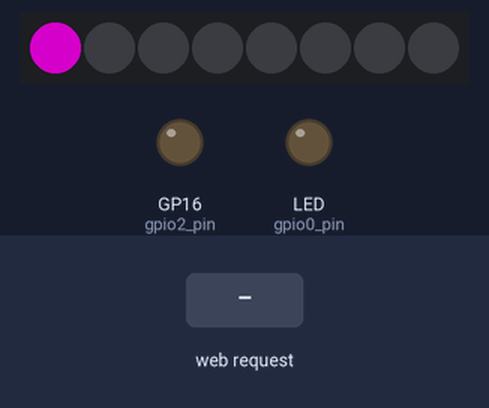
This sketch was run on a simulated Raspberry Pi Pico W. Parts: 8 RGB LEDs in strip order, left to right, output pins drawn as LEDs (lit = HIGH). Inputs (shaded band) come from the test bench. Dim RGB values are drawn brighter than linear; WiFi joins after 1.5 s; servers stay silent unless stated; what the sketch prints to the serial monitor is not drawn.

Above: at 3.7 s.
3.8 s: HTTP request GET /socket1Off received
At 3.85 s:
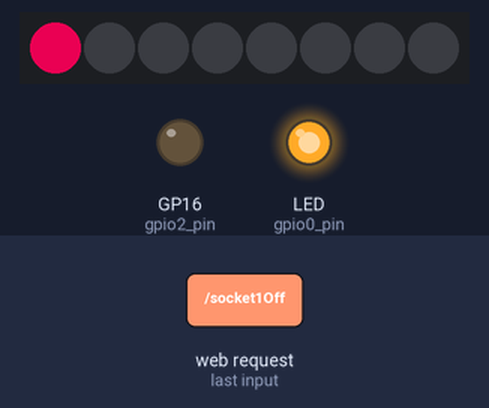
At 4.46 s:
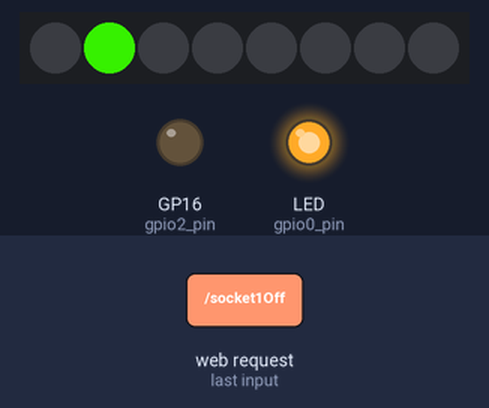
6.4 s: HTTP request GET /socket2Off received
At 6.57 s:
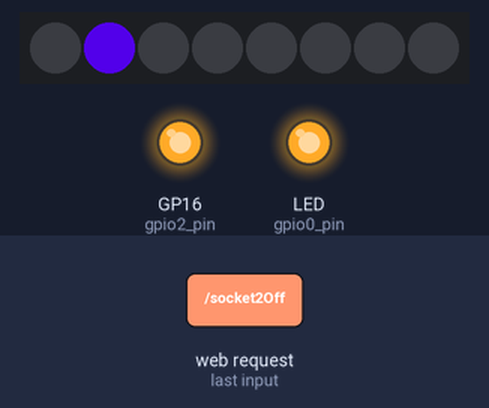
Timing chart, 0 to 35.4 s (numbered marks = the images above; inputs shaded):
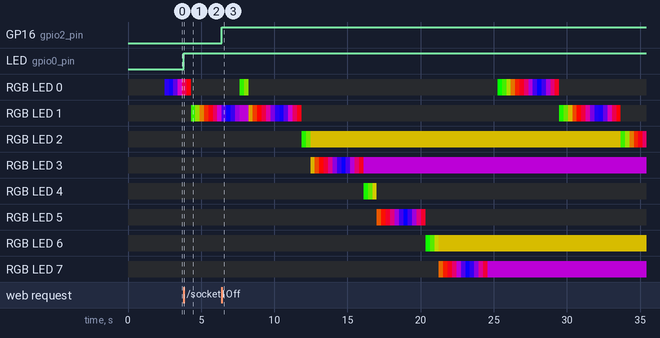

The sketch:

Neo_esp_A4.ino
```cpp
#include <ESP8266WiFi.h>
#include <WiFiClient.h>
#include <ESP8266WebServer.h>
#include <ESP8266mDNS.h>
#include <Adafruit_NeoPixel.h>
MDNSResponder mdns;

#define DELAY 5       // 20ms internal delay; increase for slower fades
#define PIN            12

// How many NeoPixels are attached to the Arduino?
#define NUMPIXELS      8
const int analogPin = A0;   // the pin that the potentiometer is attached to
const int ledCount = 6;    // the number of LEDs in the bar graph
int range;
int ledPins[] = {0,1,2,3,4,5,6,7};   // an array of pin numbers to which LEDs are attached
Adafruit_NeoPixel pixels = Adafruit_NeoPixel(NUMPIXELS, PIN, NEO_GRB + NEO_KHZ800);
int j;
// Replace with your network credentials
const char* ssid = "lucky";
const char* password = "laxmish53";

ESP8266WebServer server(80);

String webPage = "";

int gpio0_pin = LED_BUILTIN;
int gpio2_pin = 16;

void setup(void){

  webPage += "<h1>ESP8266 Web Server</h1><p>Socket #1 <a href=\"socket1On\"><button>ON</button></a>&nbsp;<a href=\"socket1Off\"><button>OFF</button></a></p>";
  webPage += "<p>Socket #2 <a href=\"socket2On\"><button>ON</button></a>&nbsp;<a href=\"socket2Off\"><button>OFF</button></a></p>";

  // preparing GPIOs
  pinMode(gpio0_pin, OUTPUT);
  digitalWrite(gpio0_pin, LOW);
  pinMode(gpio2_pin, OUTPUT);
  digitalWrite(gpio2_pin, LOW);

  delay(1000);
  Serial.begin(115200);
  WiFi.begin(ssid, password);
  Serial.println("");

  // Wait for connection
  while (WiFi.status() != WL_CONNECTED) {
    delay(500);
    Serial.print(".");
  }
  Serial.println("");
  Serial.print("Connected to ");
  Serial.println(ssid);
  Serial.print("IP address: ");
  Serial.println(WiFi.localIP());

  if (mdns.begin("esp8266", WiFi.localIP())) {
    Serial.println("MDNS responder started");
  }

  server.on("/", [](){
    server.send(200, "text/html", webPage);
  });
  server.on("/socket1On", [](){
    server.send(200, "text/html", webPage);
    digitalWrite(gpio0_pin, LOW);
    delay(1000);
  });
  server.on("/socket1Off", [](){
    server.send(200, "text/html", webPage);
    digitalWrite(gpio0_pin, HIGH);
    delay(1000);
  });
  server.on("/socket2On", [](){
    server.send(200, "text/html", webPage);
    digitalWrite(gpio2_pin, LOW);
    delay(1000);
  });
  server.on("/socket2Off", [](){
    server.send(200, "text/html", webPage);
    digitalWrite(gpio2_pin, HIGH);
    delay(1000);
    loop1();
  });
  server.begin();
  Serial.println("HTTP server started");
  pixels.begin(); // This initializes the NeoPixel library.
}

void loop(void){
  server.handleClient();
}
void loop1(){
  pixels.setPixelColor(j, pixels.Color(0,0,0));
      pixels.show();
for (j=0;j<NUMPIXELS;j++){

  // fade from green to red
  for(int i=0; i<255; i++) {
     pixels.setPixelColor(j, pixels.Color(i,255-i,0));
      pixels.show();
    delay(DELAY);
  }

  // fade from red to blue
  for(int i=0; i<255; i++) {
       pixels.setPixelColor(j, pixels.Color(255-i,0,i));
        pixels.show();
    delay(DELAY);
  }

  // fade from blue to green
  for(int i=0; i<255; i++) {
     pixels.setPixelColor(j, pixels.Color(i,0,255-i));
      pixels.show();
    delay(DELAY);
  }
  pixels.setPixelColor(j, pixels.Color(0,0,0));
      pixels.show();
   }

}
```

Measured:
- after the input at 3.8 s, LED (gpio0_pin): LOW → HIGH at once
- after the input at 6.4 s, GP16 (gpio2_pin): LOW → HIGH at once
